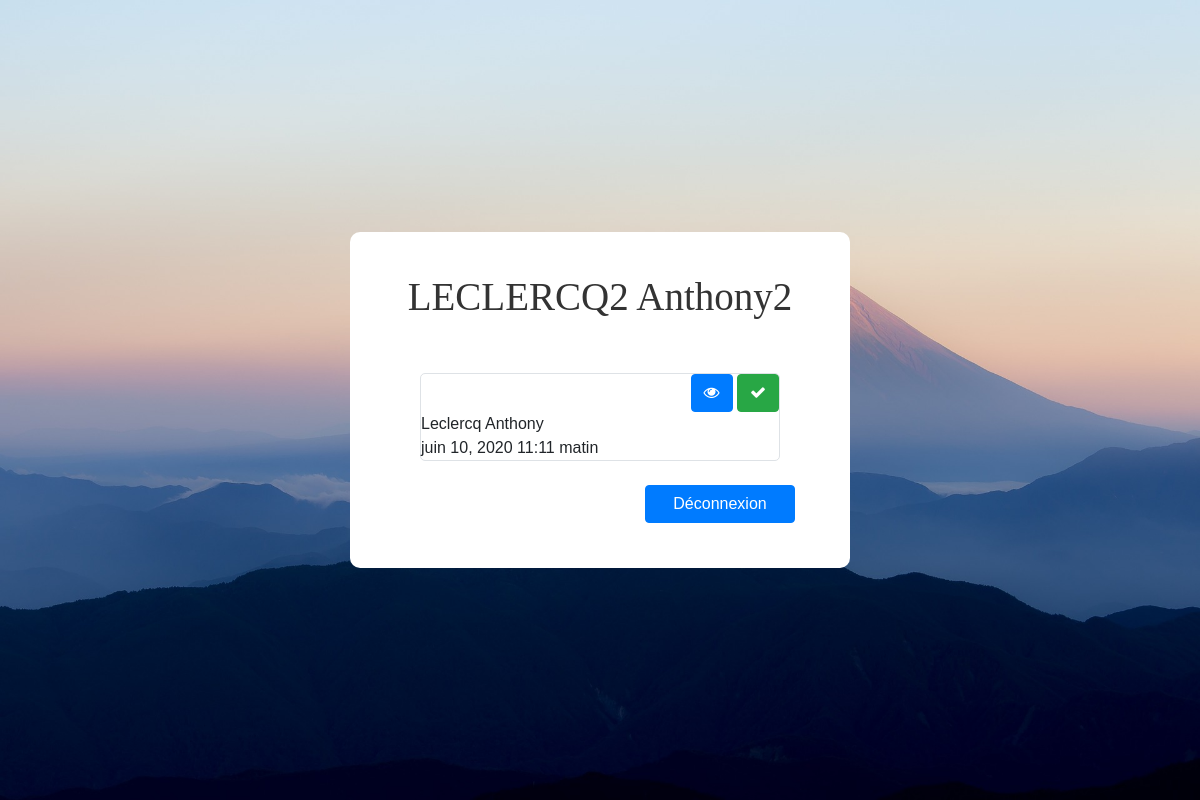
Screenshot of /technicien/1/ (signed in) with the database file from the repository.
### sitePPE/models.py (models this page shows, shortened)
class Technicien(models.Model):
    user = models.OneToOneField(User, on_delete=models.CASCADE)
    nom = models.CharField(max_length=30)
    prenom = models.CharField(max_length=30)
    adresse = models.TextField()
    date_embauche = models.DateTimeField(verbose_name="Date d'embauche")
    telephone = models.CharField(max_length=10)
    qualification = models.CharField(max_length=30)
    date_obtention = models.DateTimeField(verbose_name="Date d'obtention")
    numero_agence = models.ForeignKey('Agence', on_delete=models.CASCADE)

class Intervention(models.Model):
    date_visite = models.DateField(verbose_name="Date de la visite")
    heure_visite = models.TimeField(verbose_name="Heure de la visite")
    matricule_technicien = models.ForeignKey('Technicien', on_delete=models.CASCADE, verbose_name='Technicien')
    numero_client = models.ForeignKey('Client', on_delete=models.CASCADE, verbose_name='Client')
    statut = models.BooleanField(default=False,)
    class Meta:
        ordering = ['date_visite', 'heure_visite']

class Client(models.Model):
    nom = models.CharField(max_length=30)
    prenom = models.CharField(max_length=30)
    raison_sociale = models.CharField(max_length=30, verbose_name="Raison Sociale")
    siren = models.CharField(max_length=30)
    code_ape = models.CharField(max_length=30, verbose_name="Code APE")
    adresse = models.TextField()
    telephone = models.CharField(max_length=10)
    fax = models.CharField(max_length=30)
    email = models.CharField(max_length=50)
    duree_deplacement = models.IntegerField(verbose_name="Durée de déplacement")
    distance_km = models.IntegerField(verbose_name="Distance en km")
    numero_agence = models.ForeignKey('Agence', on_delete=models.CASCADE, verbose_name="Agence")
    def __str__(self):
        return self.nom + " " + self.prenom

### sitePPE/views.py (the view)
# urls.py: path("technicien/<int:matricule>/", views.Liste_interventions.as_view(), name='liste_visites'),
class Liste_interventions(LoginRequiredMixin, ListView):
    login_url = "connexion"
    model = Intervention
    context_object_name = "interventions"
    template_name = "sitePPE/liste_interventions.html"
    paginate_by = 5
    def get_queryset(self):
        return Intervention.objects.filter(matricule_technicien=self.kwargs['matricule']).filter(statut=False)

### sitePPE/templates/sitePPE/liste_interventions.html (shortened to what this page needs)
{% load static %}
<!DOCTYPE html>
<html lang="fr">
<head>
    <link rel="stylesheet" href="https://stackpath.bootstrapcdn.com/bootstrap/4.1.3/css/bootstrap.min.css">
    <link rel="stylesheet" href="https://maxcdn.bootstrapcdn.com/font-awesome/4.7.0/css/font-awesome.min.css">
    <link rel="stylesheet" href="{% static "sitePPE/css/main.css" %}" />
</head>
<body>
    <div class="container-contact100">
        <div class="wrap-contact100" >
            <span class="contact100-form-title">
                <label style="text-transform: uppercase">{{ user.technicien.nom }}</label> {{ user.technicien.prenom }}
            </span>
            {% for intervention in interventions %}
                <div class="container">
                    <div class="border bordure-arrondi">
                        <div class="position-sticky fixed-top haut-droite">
                            <a href="{% url "lire_visite" intervention.id %}" title="Visualiser" data-toggle="popover" data-trigger="hover" data-content="Visualiser l'intervention" data-placement="top"><button class="btn btn-primary"><span class="fa fa-eye"></span></button></a>
                            <a href="{% url "nb_materiel" intervention.matricule_technicien.id intervention.id %}" title="Valider" data-toggle="popover" data-trigger="hover" data-content="Valider l'intervention"><button class="btn btn-success"><span class="fa fa-check"></span></button></a>
                        </div>
                        {{ intervention.numero_client }}
                        <br>
                        {{ intervention.date_visite }} {{ intervention.heure_visite }}
                    </div>
                </div>
                <br>
            {% endfor %}
            <a href="{% url "logout" %}"><button style="float:right;width:150px;" class="btn btn-primary">Déconnexion</button></a>
        </div>
    </div>
</body>
</html>

### sitePPE/static/sitePPE/css/main.css (style rules this page uses)
* { margin: 0px; padding: 0px; box-sizing: border-box; }
body, html { height: 100%; font-family: Poppins-Regular, sans-serif; }
.container-contact100 { width: 100%; min-height: 100vh; display: -webkit-box; display: -webkit-flex; display: -moz-box; display: -ms-flexbox; display: flex; flex-wrap: wrap; justify-content: center; align-items: center; padding: 15px; background: url("../images/hero-bg.jpg") top center; background-size: cover; position: relative; }
.wrap-contact100 { width: 500px; background: #fff; border-radius: 10px; overflow: hidden; padding: 42px 55px 45px 55px; }
.contact100-form-title { display: block; font-family: Poppins-Bold; font-size: 39px; color: #333333; line-height: 1.2; text-align: center; padding-bottom: 44px; }
.haut-droite { text-align: right; }
.bordure-arrondi { border-radius: 5px; }

### rows the page displays
Intervention: numero_client "Leclercq Anthony", date_visite "juin 10, 2020", heure_visite "11:11 matin"

### other values shown
{{ user.technicien.nom }} "LECLERCQ2"
{{ user.technicien.prenom }} "Anthony2"
